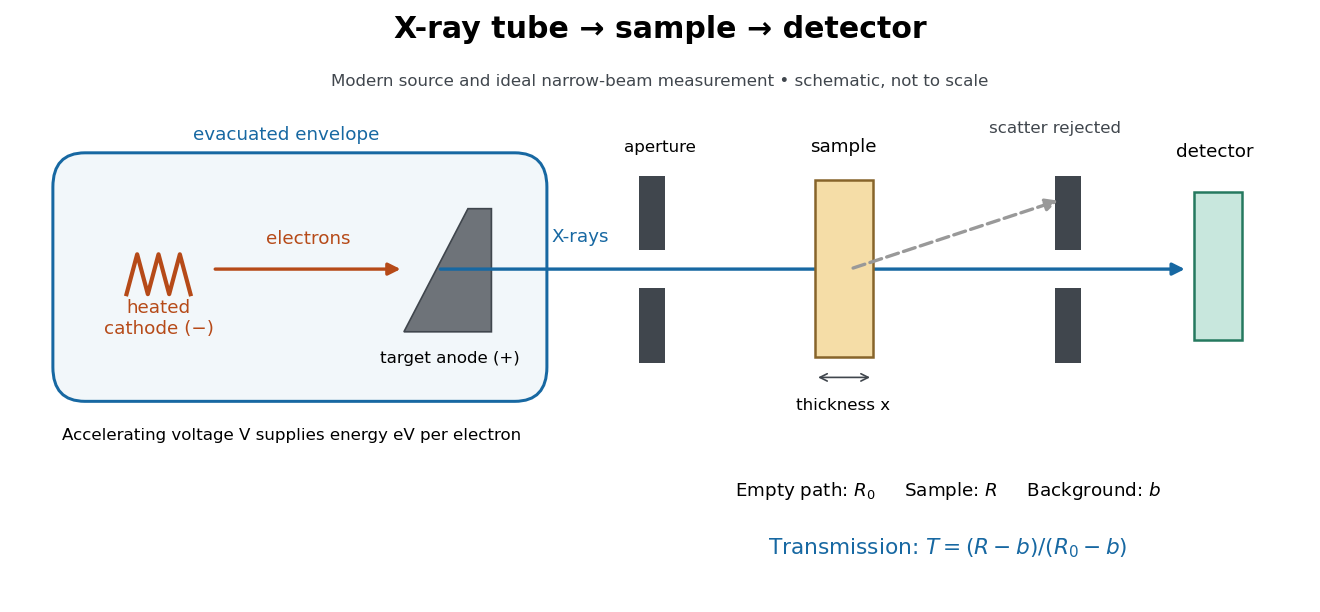

Write Python code to recreate this figure.
"""Draw an original modern X-ray source and narrow-beam detection schematic.

Tested with Python 3.14, matplotlib 3.10.7; run from _media.
"""

from pathlib import Path

import matplotlib.pyplot as plt
from matplotlib.patches import FancyArrowPatch, FancyBboxPatch, Polygon, Rectangle


def main():
    plt.rcParams.update({"font.family": "DejaVu Sans", "font.size": 11})
    fig, ax = plt.subplots(figsize=(11, 5.1), dpi=120, facecolor="white")
    ax.set(xlim=(0, 12), ylim=(0, 5.1))
    ax.axis("off")
    blue, orange, grey = "#1768a2", "#b64a18", "#40464d"

    def arrow(start, end, color, **kwargs):
        ax.add_patch(FancyArrowPatch(start, end, arrowstyle="-|>",
                                    mutation_scale=15, color=color,
                                    linewidth=2, **kwargs))

    ax.text(6, 4.85, "X-ray tube → sample → detector", ha="center",
            fontsize=18, weight="bold")
    ax.text(6, 4.43, "Modern source and ideal narrow-beam measurement • schematic, not to scale",
            ha="center", color=grey, fontsize=10)
    ax.add_patch(FancyBboxPatch((0.35, 1.7), 4.55, 2.1,
                               boxstyle="round,pad=0.04,rounding_size=0.3",
                               facecolor="#f2f7fa", edgecolor=blue, linewidth=1.8))
    ax.text(2.5, 3.95, "evacuated envelope", ha="center", color=blue)
    ax.plot([1.0, 1.10, 1.20, 1.30, 1.40, 1.50, 1.60],
            [2.6, 2.95, 2.6, 2.95, 2.6, 2.95, 2.6], color=orange, lw=2.5)
    ax.text(1.3, 2.25, "heated\ncathode (−)", ha="center", color=orange)
    arrow((1.8, 2.82), (3.6, 2.82), orange)
    ax.text(2.7, 3.04, "electrons", ha="center", color=orange)
    ax.add_patch(Polygon([(3.6, 2.27), (4.2, 3.35), (4.42, 3.35), (4.42, 2.27)],
                         facecolor="#6e7379", edgecolor=grey))
    ax.text(4.03, 2.0, "target anode (+)", ha="center", fontsize=10)
    ax.text(2.55, 1.32, "Accelerating voltage V supplies energy eV per electron",
            ha="center", fontsize=10)
    arrow((3.91, 2.82), (10.95, 2.82), blue)
    ax.text(5.25, 3.06, "X-rays", ha="center", color=blue)
    for x in (5.8, 9.7):
        for y in (2.0, 2.99):
            ax.add_patch(Rectangle((x, y), 0.25, 0.65, facecolor=grey))
    ax.text(6.0, 3.85, "aperture", ha="center", fontsize=10)
    ax.add_patch(Rectangle((7.45, 2.05), 0.55, 1.55,
                           facecolor="#f5dda7", edgecolor="#87642a", linewidth=1.5))
    ax.text(7.72, 3.85, "sample", ha="center")
    ax.annotate("", (7.45, 1.87), (8.0, 1.87),
                arrowprops={"arrowstyle": "<->", "color": grey})
    ax.text(7.72, 1.58, "thickness x", ha="center", fontsize=10)
    arrow((7.78, 2.82), (9.76, 3.43), "#999999", linestyle="--")
    ax.text(9.7, 4.01, "scatter rejected", ha="center", fontsize=10, color=grey)
    ax.add_patch(Rectangle((11.0, 2.2), 0.45, 1.3,
                           facecolor="#c8e7dd", edgecolor="#25795f", linewidth=1.5))
    ax.text(11.2, 3.8, "detector", ha="center")
    ax.text(8.7, 0.83, r"Empty path: $R_0$     Sample: $R$     Background: $b$",
            ha="center", fontsize=11)
    ax.text(8.7, 0.32, r"Transmission: $T=(R-b)/(R_0-b)$", ha="center",
            fontsize=13, color=blue)
    fig.subplots_adjust(left=0.015, right=0.985, bottom=0.035, top=0.985)
    fig.savefig(Path(__file__).stem + ".png", facecolor="white")
    plt.close(fig)


if __name__ == "__main__":
    main()
